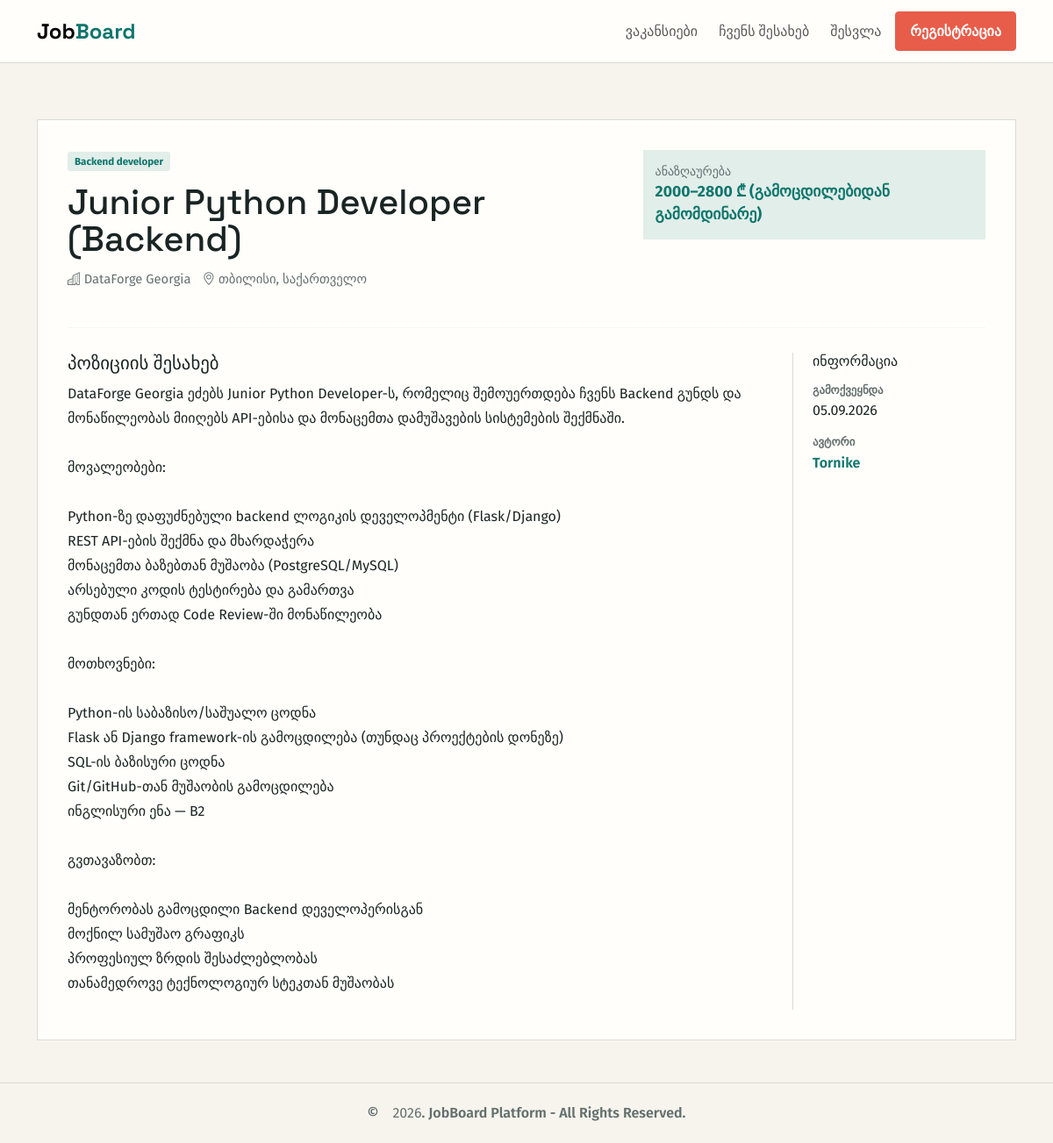
The app's page /jobs/2 with its own data.
### models.py (models this page shows)
class Job(db.Model):
    id = db.Column(db.Integer, primary_key=True)
    title = db.Column(db.String(120), nullable=False, index=True)
    summary = db.Column(db.String(280), nullable=False)
    description = db.Column(db.Text, nullable=False)
    company = db.Column(db.String(120), nullable=False)
    salary = db.Column(db.String(80), nullable=False)
    location = db.Column(db.String(120), nullable=False)
    category = db.Column(db.String(50), nullable=False, index=True)
    created_at = db.Column(db.DateTime(timezone=True), nullable=False, default=lambda: datetime.now(timezone.utc), index=True)
    updated_at = db.Column(db.DateTime(timezone=True), nullable=False, default=lambda: datetime.now(timezone.utc), onupdate=lambda: datetime.now(timezone.utc), index=True)
    author_id = db.Column(db.Integer, db.ForeignKey('user.id'), nullable=False, index=True)

class User(db.Model, UserMixin):
    id = db.Column(db.Integer, primary_key=True)
    username = db.Column(db.String(30), unique=True, nullable=False, index=True)
    email = db.Column(db.String(120), unique=True, nullable=False, index=True)
    password = db.Column(db.String(128), nullable=False)
    image_file = db.Column(db.String(120), nullable=False, default='default.png')
    joined_at = db.Column(db.DateTime(timezone=True), nullable=False, default=lambda: datetime.now(timezone.utc))
    jobs = db.relationship('Job', backref='author', lazy=True, cascade='all, delete-orphan')

### app.py (the view)
@app.route('/jobs/<int:job_id>')
def job_detail(job_id):
    job = db.get_or_404(Job, job_id)
    return render_template('pages/job_detail.html', title='ვაკანსია', job=job)

### templates/pages/job_detail.html (shortened to what this page needs)
{% extends 'base.html' %}
{% block content %}
<article class="job-detail">
  <div class="detail-top">
    <div>
      <span class="category-tag">{{ job.category }}</span>
      <h1>{{ job.title }}</h1>
      <p class="company">
        <i class="bi bi-buildings"></i> {{ job.company }}
        <span><i class="bi bi-geo-alt"></i> {{ job.location }}</span>
      </p>
    </div>
    <div class="salary">
      <small>ანაზღაურება</small><strong>{{ job.salary }}</strong>
    </div>
  </div>
  <hr />
  <div class="detail-body">
    <section>
      <h2>პოზიციის შესახებ</h2>
      <p>{{ job.description }}</p>
    </section>
    <aside>
      <h3>ინფორმაცია</h3>
      <dl>
        <dt>გამოქვეყნდა</dt>
        <dd>{{ job.created_at.strftime('%d.%m.%Y') }}</dd>
        <dt>ავტორი</dt>
        <dd>
          <a href="{{ url_for('user_profile', user_id=job.author.id) }}">
            {{ job.author.username }}
          </a>
        </dd>
      </dl>
    </aside>
  </div>
</article>
{% endblock %}

### static/style.css (style rules this page uses)
:root { --ink: #192524; --muted: #64706f; --paper: #f6f4ed; --white: #fffefa; --teal: #0f766e; --coral: #e85d4a; --line: #d9ddd5; }
* { box-sizing: border-box; }
html { scroll-behavior: smooth; }
body { margin: 0; background: var(--paper); color: var(--ink); font-family: "Fira Sans", sans-serif; min-height: 100vh; display: flex; flex-direction: column; }
h1, h2, h3, .navbar-brand { font-family: "Space Grotesk", sans-serif; }
a { color: inherit; text-decoration: none; }
h1 { font-size: clamp(2rem, 4vw, 3.65rem); line-height: 1.05; margin: 0 0 13px; }
.jobs-heading > div > p:last-child, .about-copy, p { color: var(--muted); }
.category-tag { background: #e2eee9; color: var(--teal); padding: 4px 8px; font-size: 0.72rem; font-weight: 700; border-radius: 3px; align-self: start; }
.company { color: var(--muted); font-size: 0.92rem; }
.company span { margin-left: 9px; }
.auth-form a, .content-form a, dd a { color: var(--teal); font-weight: 600; }
.job-detail { background: var(--white); border: 1px solid var(--line); padding: 34px; }
.detail-top { display: flex; justify-content: space-between; gap: 24px; }
.detail-top h1 { font-size: 2.5rem; margin-top: 15px; }
.salary { min-width: 150px; background: #e2eee9; padding: 14px; align-self: start; }
.salary small { color: var(--muted); display: block; }
.salary strong { color: var(--teal); font-size: 1.1rem; }
.job-detail hr { border-color: var(--line); margin: 28px 0; }
.detail-body { display: grid; grid-template-columns: 1fr 220px; gap: 50px; }
.detail-body h2 { font-size: 1.3rem; }
.detail-body section p { white-space: pre-line; line-height: 1.75; color: var(--ink); }
.detail-body aside { border-left: 1px solid var(--line); padding-left: 22px; }
.detail-body h3 { font-size: 1rem; }
.detail-body dt { color: var(--muted); font-size: 0.8rem; margin-top: 14px; }
.detail-body dd { margin: 2px 0; }

### records on screen
Job: category "Backend developer", title "Junior Python Developer (Backend)", company "DataForge Georgia", location "თბილისი, საქართველო", salary "2000–2800 ₾ (გამოცდილებიდან გამომდინარე)", description "DataForge Georgia ეძებს Junior Python Developer-ს, რომელიც შემოუერთდება ჩვენს Backend გუნდს და მონაწილეობას მიიღებს API-ებისა და მონაცემთა დამუშავების სისტემების შექმნაში. მოვალეობები: Python-ზე დაფუძნებული backend ლოგიკის დეველოპმენტი (Flask/Django) REST API-ების შექმნა და მხარდაჭერა მონაცემთა ბაზებთან მუშაობა (PostgreSQL/MySQL) არსებული კოდის ტესტირება და გამართვა გუნდთან ერთად Code Review-ში მონაწილეობა მოთხოვნები: Python-ის საბაზისო/საშუალო ცოდნა Flask ან Django framework-ის გამოცდილება (თუნდაც პროექტების დონეზე) SQL-ის ბაზისური ცოდნა Git/GitHub-თან მუშაობის გამოცდილება ინგლისური ენა — B2 გვთავაზობთ: მენტორობას გამოცდილი Backend დეველოპერისგან მოქნილ სამუშაო გრაფიკს პროფესიულ ზრდის…", created_at "05.09.2026"
User: author.username "Tornike"
